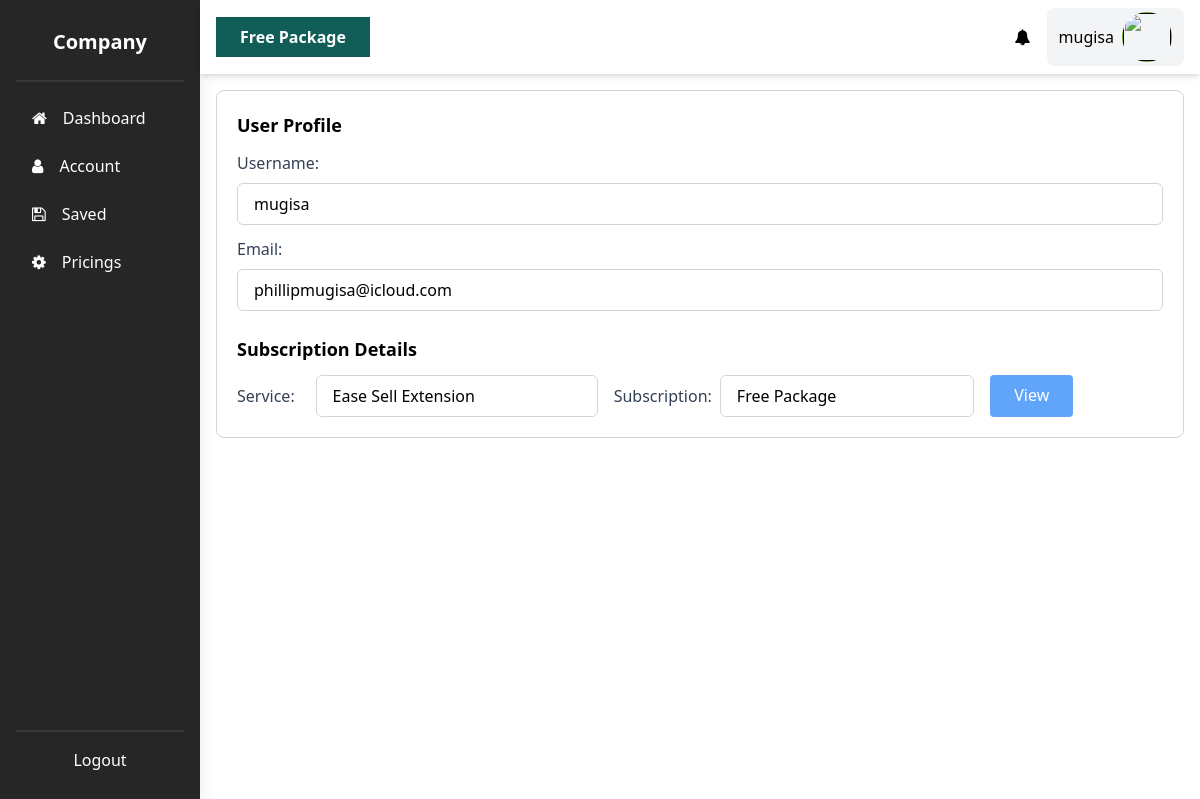
Page /account/ (signed in) on the committed database.
### payments/models.py (models this page shows, shortened)
class PaypalSubscription(models.Model):
    class Meta:
        ordering = ['-id']
    user = models.ForeignKey(to=AuthModels.User, on_delete=models.CASCADE)
    plan = models.ForeignKey(to="PaypalPlan", on_delete=models.CASCADE)
    previous_pricing = models.ForeignKey(to="PaypalPlan", on_delete=models.CASCADE, blank=True, null=True, related_name="previous_pricing")
    upgrading_to = models.ForeignKey(to="PaypalPlan", on_delete=models.CASCADE, blank=True, null=True, related_name="upgrading_to")
    total_amount_paid = models.DecimalField(
        _("Total Amount Paid"), decimal_places=2, max_digits=8, blank=True, null=True,
    )
    start_date = models.DateField(_("Subscription Start Date"), default=datetime.date.today)
    expiry_date = models.DateField(_("Subscription Expiry Date"), blank=True, null=True)
    email = models.CharField(_("Client's Email"), max_length=256, blank=True, null=True)
    country_code = models.CharField(_("Client's Country"), max_length=9, blank=True, null=True)
    address = models.CharField(_("Client's Address"), max_length=256, blank=True, null=True)
    order_key = models.CharField(_("Order key"), max_length=256, blank=True, null=True)
    expired = models.BooleanField(_("Expired"), default=False)
    active = models.BooleanField(_("Active"), default=False)
    payment_completed = models.BooleanField(_("Payment Completed"), default=False)
    created_on = models.DateField(_("Created on"), default=datetime.date.today)

class PaypalPlan(models.Model):
    paypal_id = models.CharField(_("Paypal ID"), max_length=256, null=True, blank=True)
    name = models.CharField(_("Plan Name"), max_length=256)
    status = models.CharField(_("Plan status"), max_length=256, default="ACTIVE")
    currency = models.CharField(_("Plan Currency"), max_length=256)
    product = models.ForeignKey(to=PaypalProduct, on_delete=models.CASCADE)
    cost = models.DecimalField(_("Plan Cost"), max_digits = 5,decimal_places = 2)
    description = models.TextField(_("Description"), max_length=256)
    interval_unit = models.CharField(_("Plan Duration"), max_length=256)
    interval_count = models.IntegerField(_("Interval Count"), default=1)
    subscribers = models.IntegerField(_("Plan Subscribers"), default=0)

### app_auth/models.py (models this page shows, shortened)
class User(AbstractUser):
    USERNAME_FIELD = 'email'
    REQUIRED_FIELDS = []
    email = models.EmailField('Email address', unique=True)
    country_code = models.CharField("Country Code", max_length=10, null=True, blank=True)
    phone_number = models.CharField("Phone Number", max_length=20, null=True, blank=True)
    is_email_activated = models.BooleanField("Email Activated", default=False)
    is_phone_activated = models.BooleanField("Phone Activated", default=False)
    profile_image = models.FileField(verbose_name="Profile Image",upload_to=get_file_path, null=True, blank=True)
    verify_code = models.CharField("Verification Code", max_length=10, null=True, blank=True)
    customer_payemnt_id = models.CharField("Customer Payment Id", max_length=256, null=True, blank=True)

### manager/views.py (the view)
# urls.py: path("account/", ManagerViews.AccountView.as_view(), name="account"),
class AccountView(View):
    template_name = "manager/profile.html"
    def get(self, request, *args, **kwargs):
        context_data = {
            "social_user" : get_social_user(request),
            "page_msg": f"",
            "subscriptions": PaymentModels.PaypalSubscription.objects.filter(
                user=request.user.id
            ).order_by("-id")
        }
        return render(request, template_name=self.template_name, context=context_data)

### manager/context/context_processor.py (called while the page is built)
def user_subcription(request):
    context = dict()
    if request.user.is_authenticated:
        if settings.PAYMENTMETHOD == "paypal":
            context["user_subsciption"] = PaymentModels.PaypalSubscription.objects.filter(user=request.user).first()
        elif settings.PAYMENTMETHOD == "braintree":
            context["user_subsciption"] = PaymentModels.BraintreeSubscription.objects.filter(user=request.user).first()
    return context

### manager/views.py (called while the page is built)
def get_social_user(request):
    try:
        if request.user.socialaccount_set.all().filter(user=request.user):
            social_user = request.user.socialaccount_set.all().filter(user=request.user).first()
        else:
            social_user = None
        return social_user
    except:
        return redirect(reverse("app_auth:login"))

### TEMPLATES/manager/profile.html (shortened to what this page needs)
{% extends '../utils/layout.html' %}
{% block content %}
    <div class="p-5 grid gap-6 content-start border border-gray-300 border-solid rounded-lg">
        <div class="grid gap-3 content-start">
            <h3 class="font-semibold text-lg">User Profile</h3>
            <div class="group grid gap-2">
                <p class="text-slate-700">Username:</p>
                <p class="text-black border border-gray-300 border-solid px-4 py-2 rounded-md">{{request.user.username}}</p>
            </div>
            <div class="group grid gap-2">
                <p class="text-slate-700">Email:</p>
                <p class="text-black border border-gray-300 border-solid px-4 py-2 rounded-md">{{request.user.email}}</p>
            </div>
        </div>
        <div class="grid gap-3 content-start">
            <h3 class="font-semibold text-lg">Subscription Details</h3>
            {% for subscription in subscriptions %}
                <div class="group grid gap-4 justify-start" style="grid-template-columns: 1fr .1fr .1fr;">
                    <div class="group grid grid-cols-2 gap-4">
                        <div class="grid gap-2 items-center" style="grid-template-columns: .25fr 1fr;">
                            <p class="text-slate-700">Service:</p>
                            <p class="text-black border border-gray-300 border-solid px-4 py-2 rounded-md">Ease Sell Extension</p>
                        </div>
                        <div class="grid gap-2 items-center" style="grid-template-columns: .25fr 1fr;">
                            <p class="text-slate-700">Subscription:</p>
                            <p class="text-black border border-gray-300 border-solid px-4 py-2 rounded-md">{{subscription.plan.name}}</p>
                        </div>
                    </div>
                    <a href="{% url 'manager:pricings' %}" class="px-6 py-2 cursor-pointer bg-blue-400 text-white text-base rounded justify-center" style="justify-self: flex-start;">
                        <span>View</span>
                    </a>
                </div>
            {% endfor %}
        </div>
    </div>
{% endblock content %}

### TEMPLATES/utils/layout.html (shortened to what this page needs)
{% load static %}
<!DOCTYPE html>
<html>
    <head>
        <link rel="stylesheet" href="https://cdn.jsdelivr.net/npm/font-awesome@4.7.0/css/font-awesome.css" >
        <link rel="stylesheet" href="{% static 'main.css' %}">
        <link rel="stylesheet" href="{% static './calcs.css' %}">
        <link rel="stylesheet" href="{% static 'tailcss.css' %}">
        <script src="https://cdn.tailwindcss.com"></script>
    </head>
<body>
<main>
  <section class="dashboard-area grid grid-flow-col grid-cols-dash items-stretch h-screen overflow-hidden">
    <nav class="grid gap-3 grid-flow-rows content-between bg-dark text-gray-200 py-5 px-4  shadow-xl">
        <div class="upper grid gap-4">
            <div class="company-logo py-2 px-4 border rounded-md border-none text-white text-center">
                <h1 class="font-bold text-xl">Company</h1>
            </div>
            <hr>
            <ul class="grid gap-2">
                <li class="nav-tabs">
                    <a href="{% url 'manager:home' %}" class="grid grid-flow-col items-center justify-start gap-4 active">
                        <i class="fa fa-home"></i>
                        <span>Dashboard</span>
                    </a>
                </li>
                <li class="nav-tabs">
                    <a href="{% url 'manager:account' %}" class="grid grid-flow-col items-center justify-start gap-4">
                        <i class="fa fa-user"></i>
                        <span>Account</span>
                    </a>
                </li>
                <li class="nav-tabs">
                    <a href="{% url 'manager:saved' %}?calculator=Amazon" class="grid grid-flow-col items-center justify-start gap-4">
                        <i class="fa fa-save"></i>
                        <span>Saved</span>
                    </a>
                </li>
                <li class="nav-tabs">
                    <a href="{% url 'manager:pricings' %}" class="grid grid-flow-col items-center justify-start gap-4">
                        <i class="fa fa-cog"></i>
                        <span>Pricings</span>
                    </a>
                </li>
            </ul>
        </div>
        <div class="lower grid justify-stretch gap-2">
            <hr>
            <a href="{% url 'app_auth:logout' %}" class="self-end nav-tabs auth grid justify-center" style="align-self: flex-end;">
                Logout
            </a>
        </div>
    </nav>
    <section class="grid content-start">
        <ul class="bg-white shadow-md px-4 py-2 grid grid-flow-col items-center justify-between self-start gap-4">
            <div class="grid grid-flow-col gap-2 items-center">
                <a href="{% url 'manager:account' %}" class="px-6 py-2 bg-teal-800 hover:bg-teal-700 transition-all text-white font-semibold">
                    {{ user_subsciption.plan.name }}
                </a>
            </div>
            <div class="grid grid-flow-col gap-4 items-center">
                <li>
                    <a href="">
                        <i class="fa fa-bell"></i>
                    </a>
                </li>
                <a href="" class="nav-group grid grid-flow-col items-center gap-2 rounded-lg bg-gray-100 py-1 px-3">
                    <span>{{ request.user.username }}</span>
                    <li class="avator">
                        <img src="{% if social_user %}{{social_user.get_avatar_url}}{% else %}/media/{{request.user.profile_image}}{% endif %}" alt="">
                    </li>
                </a>
            </div>
        </ul>
        <section class="grid p-4 items-start overflow-y-auto" style="block-size: 90vh;;">
          {% block content %}
          {% endblock %}
        </section>
    </section>
</section>
</main>
</body>
</html>

### static/main.css (style rules this page uses)
* { box-sizing: border-box; }
:root { --theme-color: hsl(0, 0, 0); --accent-color: hsl(182, 100%, 20%); --accent-hover-color: hsla(182, 100%, 20%, 0.8); --text-color: hsl(0, 0%, 29%); --border-color: hsl(0, 0%, 90%); --popup-width: 400px; --border-radius-outer: 10px; --border-radius-inner: 5px; --title-font-size: 18px; --body-font-size: 16px; --transition-1: all .25s ease-in-out; }
body { overflow-x: hidden; }
*,::after,::before { box-sizing:border-box;border-width:0;border-style:solid;border-color:#e5e7eb }
::after,::before { --tw-content:'' }
html { line-height:1.5;-webkit-text-size-adjust:100%;-moz-tab-size:4;tab-size:4;font-family:ui-sans-serif, system-ui, -apple-system, BlinkMacSystemFont, "Segoe UI", Roboto, "Helvetica Neue", Arial, "Noto Sans", sans-serif, "Apple Color Emoji", "Segoe UI Emoji", "Segoe UI Symbol", "Noto Color Emoji" }
body { margin:0;line-height:inherit }
hr { height:0;color:inherit;border-top-width:1px }
h1,h2,h3,h4,h5,h6 { font-size:inherit;font-weight:inherit }
a { color:inherit;text-decoration:inherit }
blockquote,dd,dl,figure,h1,h2,h3,h4,h5,h6,hr,p,pre { margin:0 }
menu,ol,ul { list-style:none;margin:0;padding:0 }
audio,canvas,embed,iframe,img,object,svg,video { display:block;vertical-align:middle }
img,video { max-width:100%;height:auto }
.grid { display:grid }
.h-screen { height:100vh }
.cursor-pointer { cursor:pointer }
.items-center { align-items:center }
.justify-start { justify-content:flex-start }
.gap-4 { gap:1rem }
.gap-2 { gap:0.5rem }
.rounded-lg { border-radius:0.5rem }
.rounded-md { border-radius:0.375rem }
.rounded { border-radius:0.25rem }
.border { border-width:1px }
.border-solid { border-style:solid }
.border-gray-300 { --tw-border-opacity:1;border-color:rgb(209 213 219 / var(--tw-border-opacity)) }
.bg-white { --tw-bg-opacity:1;background-color:rgb(255 255 255 / var(--tw-bg-opacity)) }
.px-6 { padding-left:1.5rem;padding-right:1.5rem }
.py-2 { padding-top:0.5rem;padding-bottom:0.5rem }
.px-4 { padding-left:1rem;padding-right:1rem }
.text-center { text-align:center }
.text-xl { font-size:1.25rem;line-height:1.75rem }
.text-base { font-size:1rem;line-height:1.5rem }
.text-black { --tw-text-opacity:1;color:rgb(0 0 0 / var(--tw-text-opacity)) }
.text-white { --tw-text-opacity:1;color:rgb(255 255 255 / var(--tw-text-opacity)) }
.nav-tabs { padding: .5rem 1rem; font-size: 16px; border-radius: 5px; color: white; }
.avator { border-radius: 50%; width: 50px; aspect-ratio: 1/1; overflow: hidden; }
.avator img { height: 100%; width: 100%; border: 1px solid rgb(115, 163, 24); }
hr { border: 1px solid rgba(211, 211, 211, 0.1); }

### static/calcs.css (style rules this page uses)
:root { --theme-color: hsl(0, 0, 0); --accent-color: hsl(182, 100%, 20%); --accent-hover-color: hsla(182, 100%, 20%, 0.8); --text-color: hsl(0, 0%, 29%); --border-color: hsl(0, 0%, 90%); --popup-width: 100%; --border-radius-outer: 10px; --border-radius-inner: 5px; --title-font-size: 18px; --body-font-size: 16px; --transition-1: all .25s ease-in-out; }
.grid { display: grid; }

### rows in the picture
PaypalSubscription: plan.name "Free Package"
User: user.username "mugisa", user.email "phillipmugisa@icloud.com"
